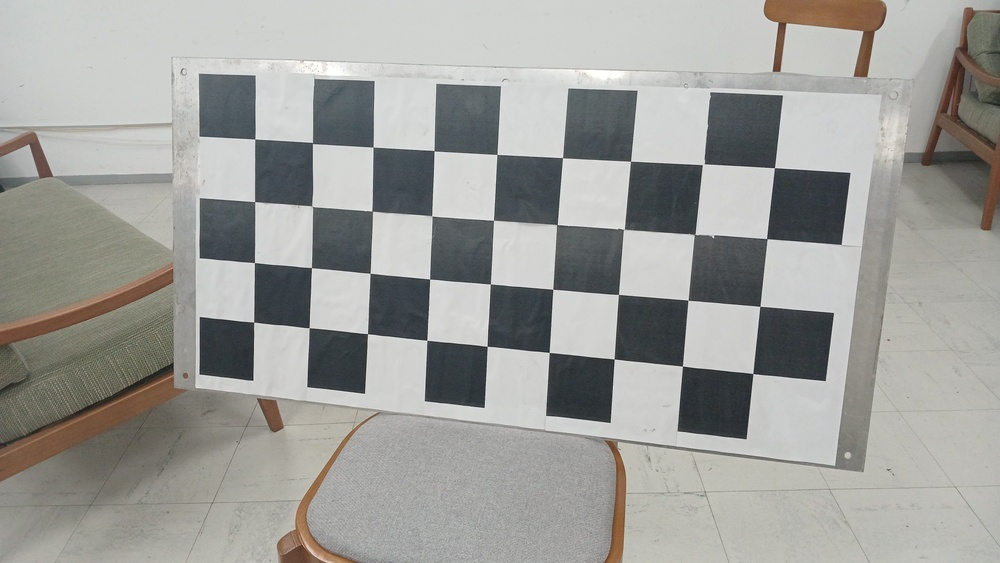
#> input picture img/20260924_192821.jpg, 1000 x 563 px, shrunk from 4080 x 2296 before the run; its folder holds only this picture in this run
$ python 01_detectar_pontos.py
#> lines starting #> are read from the running program, lines starting #| are printed output that depends on the picture; after the words box and inside, x2 and y2 are one past the last pixel; in counts of white or black regions, pixels touching at a corner belong together
import os
import glob
import cv2 as cv
import numpy as np

# Configurações do tabuleiro
PATTERN_SIZE = (9, 4)        # Cantos internos (largura, altura)
SQUARE_SIZE_MM = 90.0        # Tamanho do lado do quadrado em milímetros
IMG_DIR = "img"
OUTPUT_DIR = os.path.join("Resultados", "img_pontos")
CACHE_FILE = os.path.join("Resultados", "pontos_detectados.npz")


def main():
    os.makedirs(OUTPUT_DIR, exist_ok=True)
    images = sorted(glob.glob(os.path.join(IMG_DIR, "*.jpg")))

    if not images:
        print(f"Nenhuma imagem encontrada em '{IMG_DIR}/'.")
        return

    print(f"=== 01: DETECÇÃO DE PONTOS DO TABULEIRO ===")
    print(f"Imagens encontradas: {len(images)}")
    print(f"Tamanho do padrão: {PATTERN_SIZE[0]}x{PATTERN_SIZE[1]} cantos internos")
    print(f"Diretório de saída: {OUTPUT_DIR}\n")

    # Coordenadas 3D dos pontos no mundo real (Z = 0)
    objp = np.zeros((PATTERN_SIZE[0] * PATTERN_SIZE[1], 3), np.float32)
    objp[:, :2] = np.mgrid[0:PATTERN_SIZE[0], 0:PATTERN_SIZE[1]].T.reshape(-1, 2)
    objp *= SQUARE_SIZE_MM

    objpoints = []   # Pontos 3D no espaço do mundo real
    imgpoints = []   # Pontos 2D no plano da imagem
    valid_images = []
    img_shape = None

    for idx, fname in enumerate(images, start=1):
        basename = os.path.basename(fname)
        img = cv.imread(fname)
#> img is the input picture: shape (563, 1000, 3); mean B, G, R 154.1, 157.7, 157.6

        if img is None:
            print(f"[{idx:02d}/{len(images):02d}] FALHOU : {basename} (Erro ao ler arquivo)")
            continue

        gray = cv.cvtColor(img, cv.COLOR_BGR2GRAY)
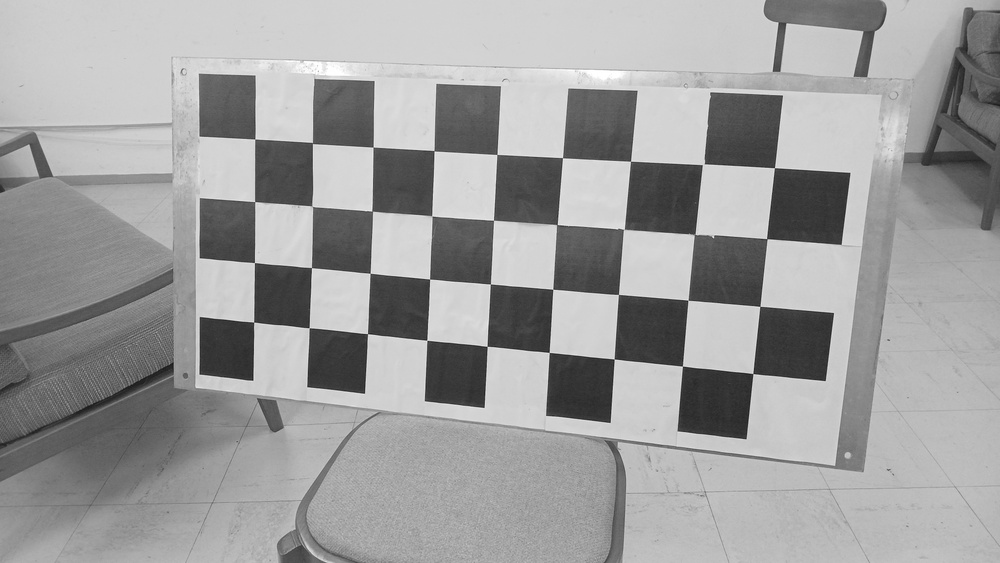
#> gray: shape (563, 1000); min 22, max 255, mean 157.3
        img_shape = gray.shape[::-1]
#> img_shape = (1000, 563)

        # Detector de alta precisão subpixel (Sector Based)
        ret, corners = cv.findChessboardCornersSB(
            gray,
            PATTERN_SIZE,
            flags=cv.CALIB_CB_EXHAUSTIVE + cv.CALIB_CB_ACCURACY
        )
#> ret = True; corners = 36 rows, first 8: [752.9, 373.5], [682.5, 366.1], [614.1, 359.1], [549.3, 352.4], [487.2, 346.1], [427, 340.2], [367.4, 333.7], [309.1, 327.7]

        if ret:
            objpoints.append(objp)
            imgpoints.append(corners)
            valid_images.append(basename)

            # Desenha os cantos detectados na imagem
            img_draw = img.copy()
            cv.drawChessboardCorners(img_draw, PATTERN_SIZE, corners, ret)
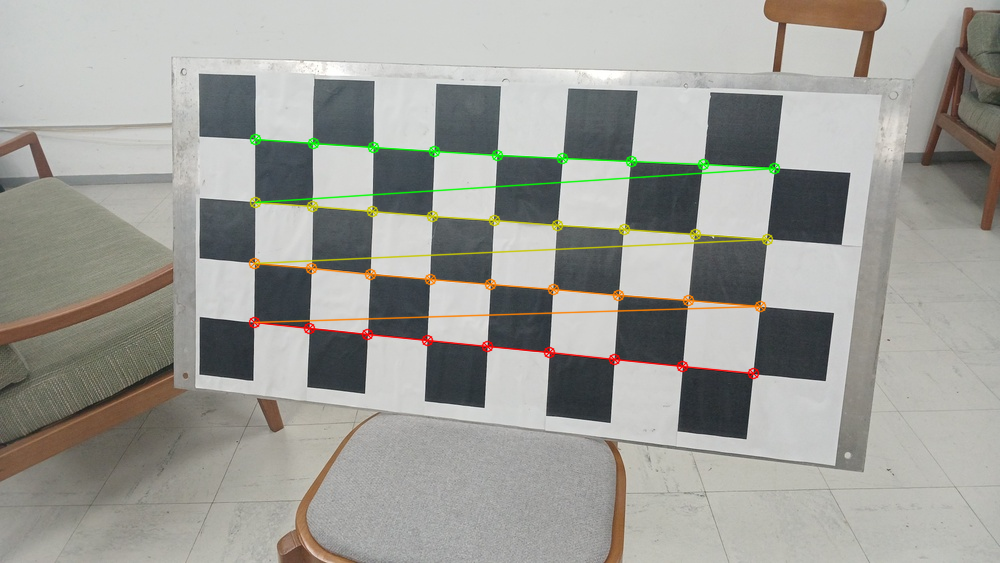
#> img_draw: shape (563, 1000, 3); 2.42% of pixels changed, all inside (x1, y1, x2, y2) = (248, 133, 781, 380)

            out_path = os.path.join(OUTPUT_DIR, basename)
            cv.imwrite(out_path, img_draw)
            print(f"[{idx:02d}/{len(images):02d}] OK     : {basename} -> Salvo em {out_path}")
        else:
            print(f"[{idx:02d}/{len(images):02d}] FALHOU : {basename}")

    print(f"\nResumo: {len(objpoints)} de {len(images)} imagens aproveitadas com sucesso.")

    # Salva cache dos pontos para acelerar o cálculo das matrizes
    if objpoints:
        np.savez_compressed(
            CACHE_FILE,
            objpoints=np.array(objpoints, dtype=object),
            imgpoints=np.array(imgpoints, dtype=object),
            valid_images=np.array(valid_images),
            img_shape=np.array(img_shape)
        )
        print(f"Cache de pontos salvo em: {CACHE_FILE}")


if __name__ == "__main__":
    main()

$ run again, on img/20260924_192828.jpg
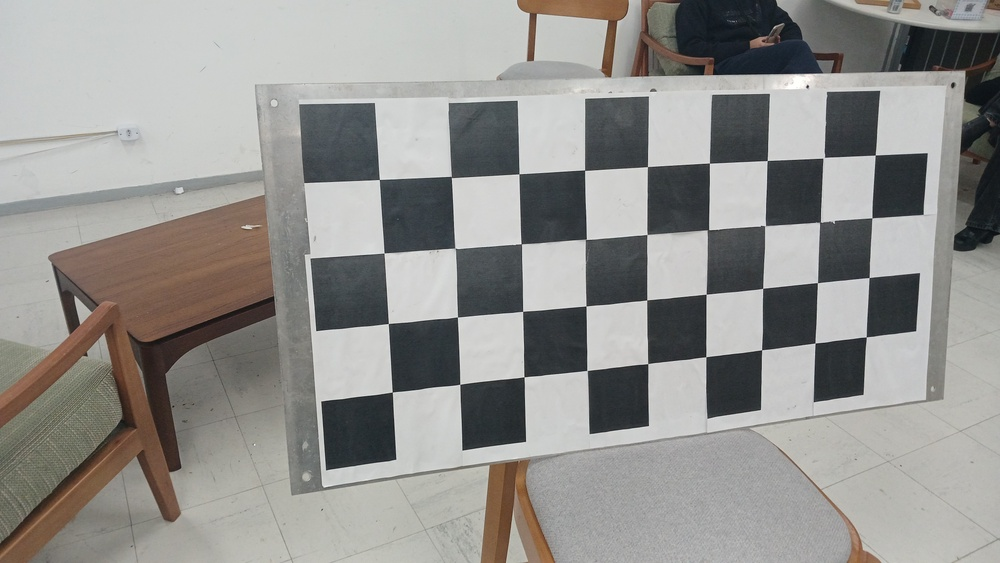
#> input picture img/20260924_192828.jpg, 1000 x 563 px, shrunk from 4080 x 2296 before the run
#> in main, img is the input picture: shape (563, 1000, 3); mean B, G, R 142.8, 145.8, 146.9
#> in main, `gray = cv.cvtColor(img, cv.COLOR_BGR2GRAY)`:
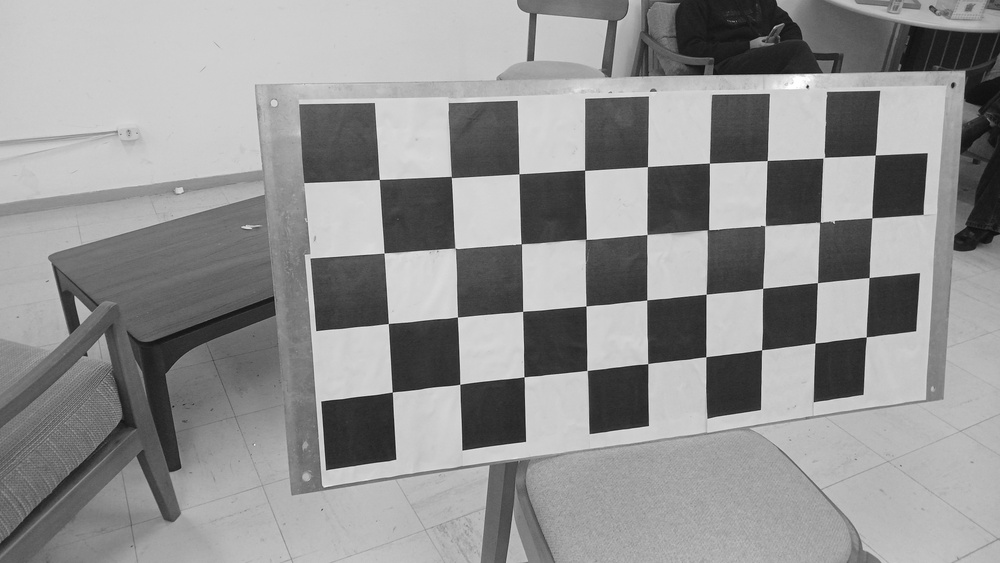
#> gray: shape (563, 1000); min 12, max 255, mean 145.8
#> ret = True; corners = 36 rows, first 8: [866.1, 336.8], [815, 343.1], [761.6, 350], [705.9, 356.7], [647.9, 363.3], [587.2, 370.3], [524, 376.9], [459.8, 384.2]
#> in main, `cv.drawChessboardCorners(img_draw, PATTERN_SIZE, corners, ret)`:
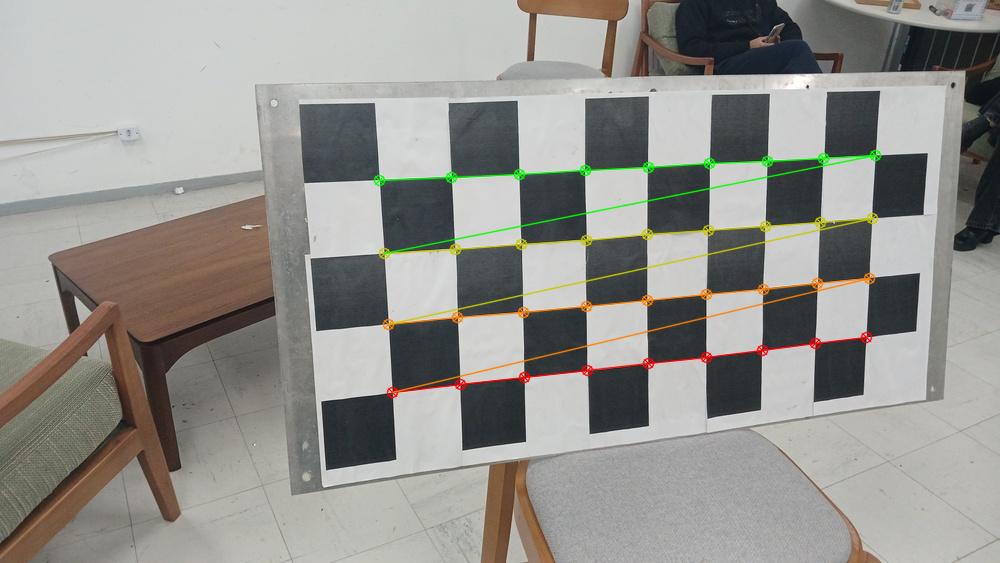
#> img_draw: shape (563, 1000, 3); 2.33% of pixels changed, all inside (x1, y1, x2, y2) = (373, 149, 882, 399)

$ run again, on img/20260924_192829.jpg
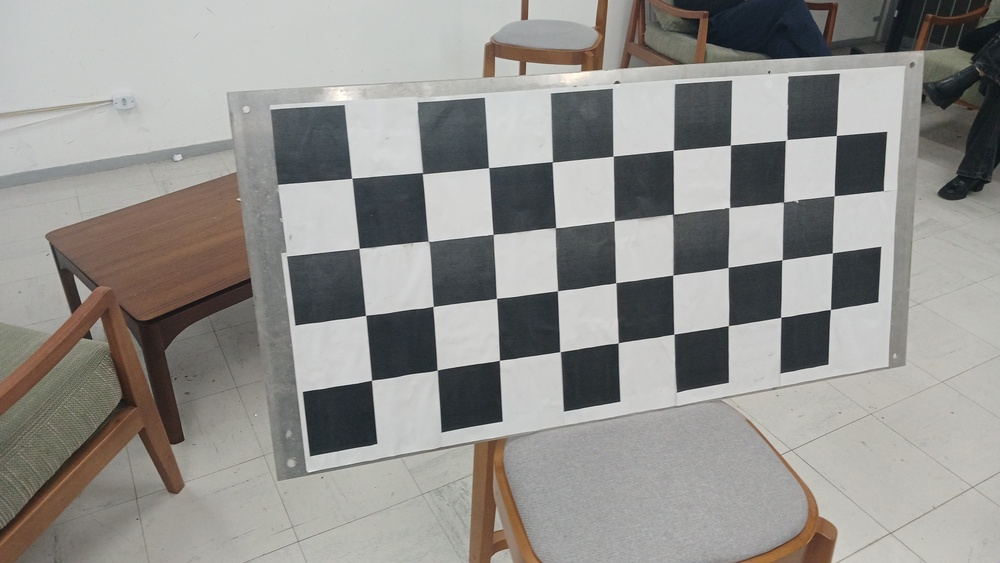
#> input picture img/20260924_192829.jpg, 1000 x 563 px, shrunk from 4080 x 2296 before the run
#> in main, img is the input picture: shape (563, 1000, 3); mean B, G, R 141.8, 145.2, 146.6
#> in main, `gray = cv.cvtColor(img, cv.COLOR_BGR2GRAY)`:
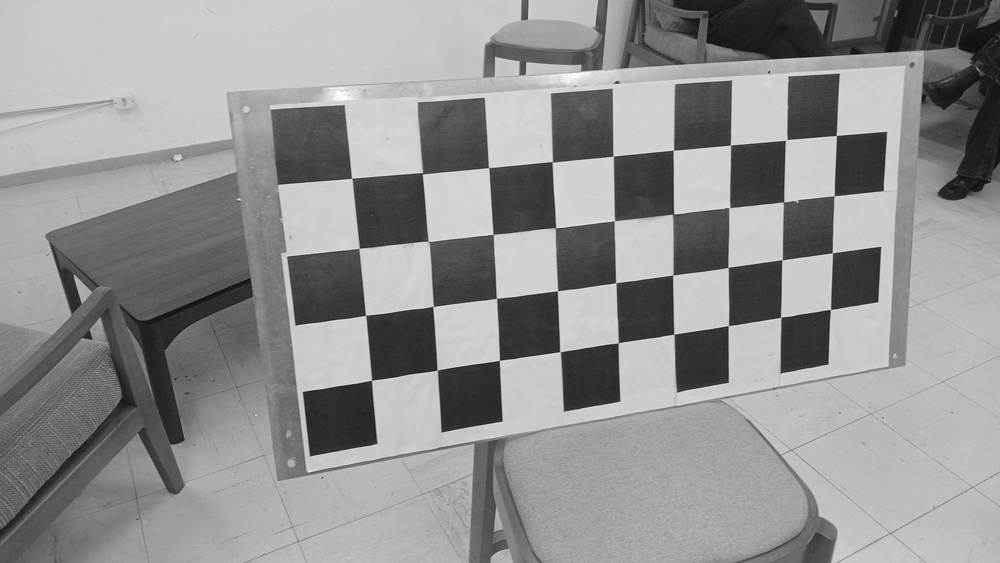
#> gray: shape (563, 1000); min 13, max 254, mean 145.2
#> ret = True; corners = 36 rows, first 8: [830.4, 309.4], [780.8, 317.4], [728.3, 325.8], [674, 334.1], [618.2, 342.5], [560.2, 351.6], [499.4, 360.4], [437.1, 370.1]
#> in main, `cv.drawChessboardCorners(img_draw, PATTERN_SIZE, corners, ret)`:
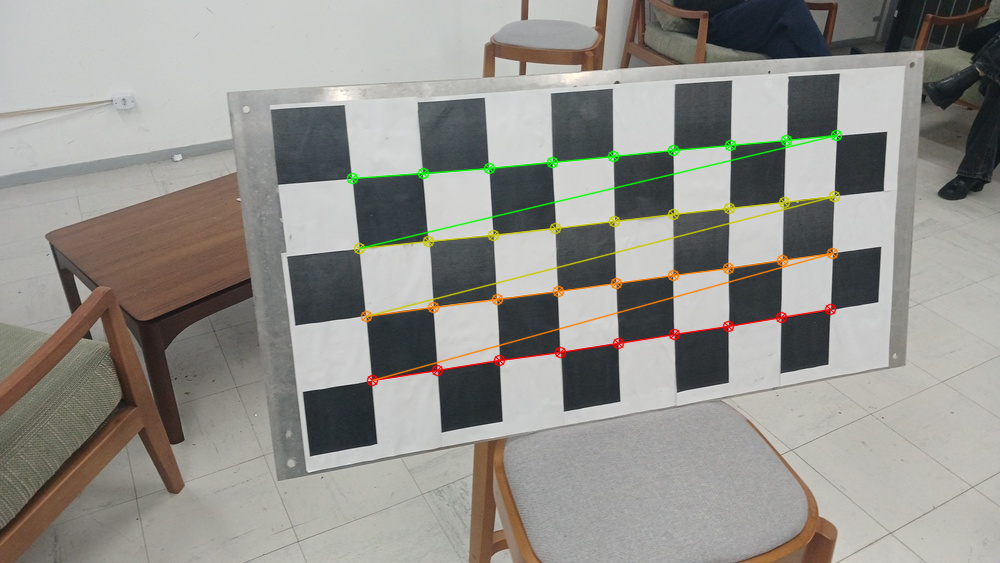
#> img_draw: shape (563, 1000, 3); 2.27% of pixels changed, all inside (x1, y1, x2, y2) = (346, 129, 843, 387)

$ run again, on img/20260924_192830.jpg
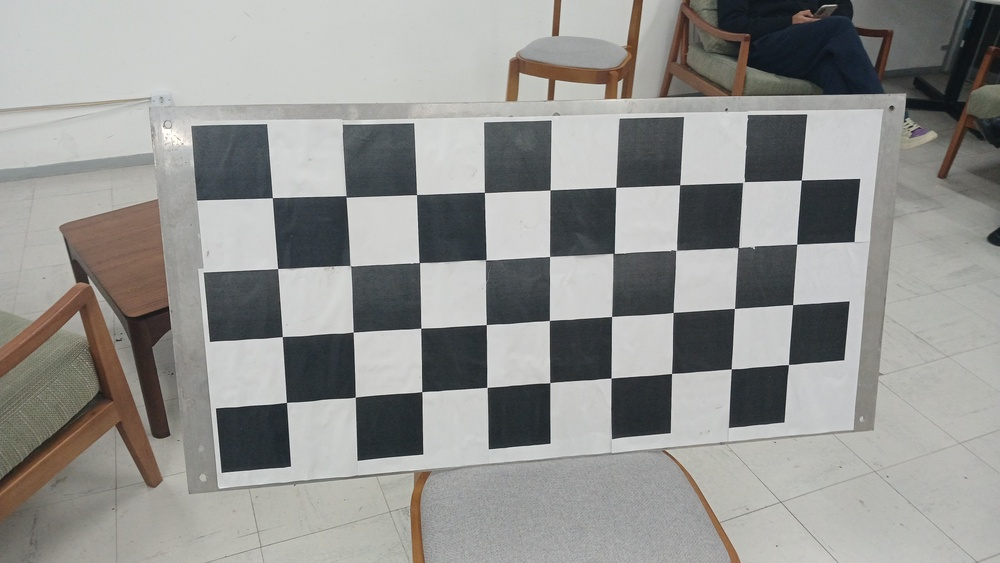
#> input picture img/20260924_192830.jpg, 1000 x 563 px, shrunk from 4080 x 2296 before the run
#> in main, img is the input picture: shape (563, 1000, 3); mean B, G, R 144.5, 147.2, 147.1
#> in main, `gray = cv.cvtColor(img, cv.COLOR_BGR2GRAY)`:
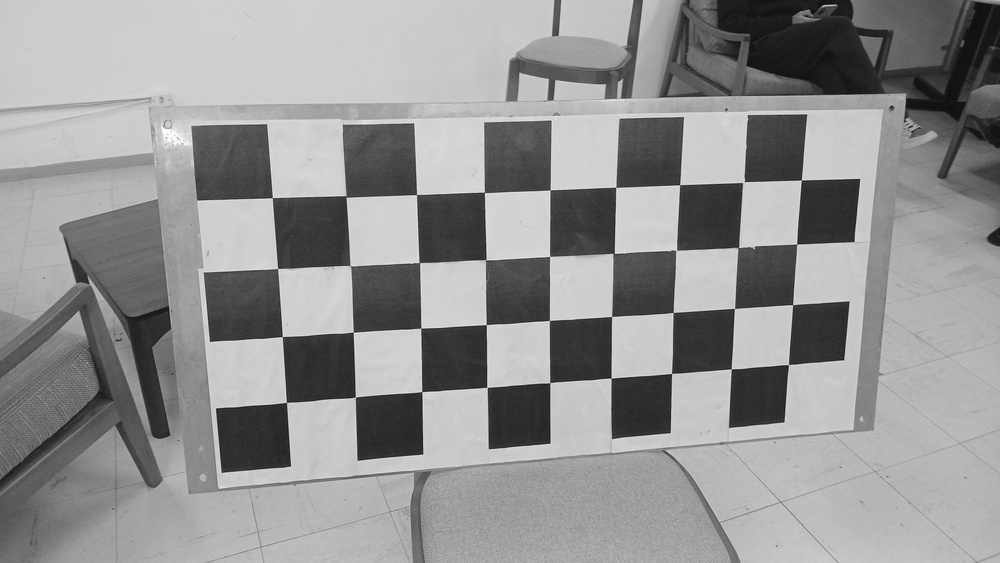
#> gray: shape (563, 1000); min 12, max 254, mean 146.8
#> ret = True; corners = 36 rows, first 8: [788.4, 364.4], [731.3, 369], [671.6, 373.6], [611.2, 378], [550, 382.3], [487.1, 387.3], [421.8, 391.8], [355.3, 397.1]
#> in main, `cv.drawChessboardCorners(img_draw, PATTERN_SIZE, corners, ret)`:
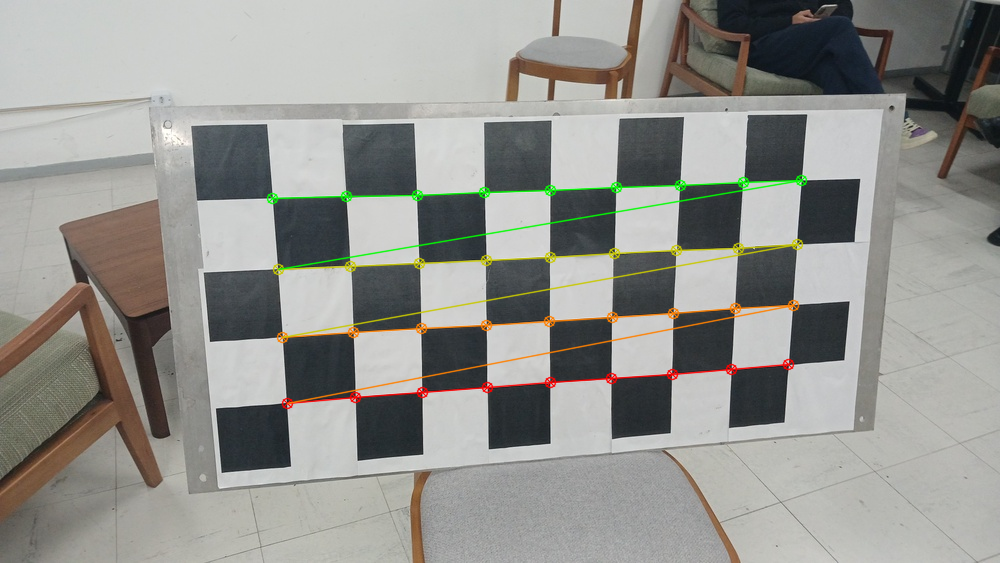
#> img_draw: shape (563, 1000, 3); 2.44% of pixels changed, all inside (x1, y1, x2, y2) = (266, 174, 808, 410)

$ run again, on img/20260924_192823.jpg
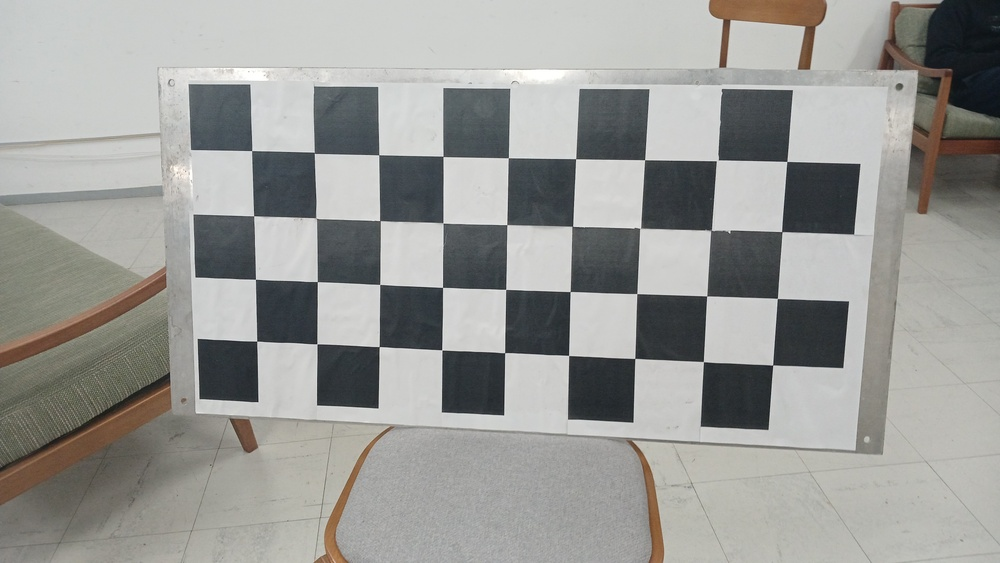
#> input picture img/20260924_192823.jpg, 1000 x 563 px, shrunk from 4080 x 2296 before the run
#> in main, img is the input picture: shape (563, 1000, 3); mean B, G, R 150.5, 153.7, 153.4
#> in main, `gray = cv.cvtColor(img, cv.COLOR_BGR2GRAY)`:
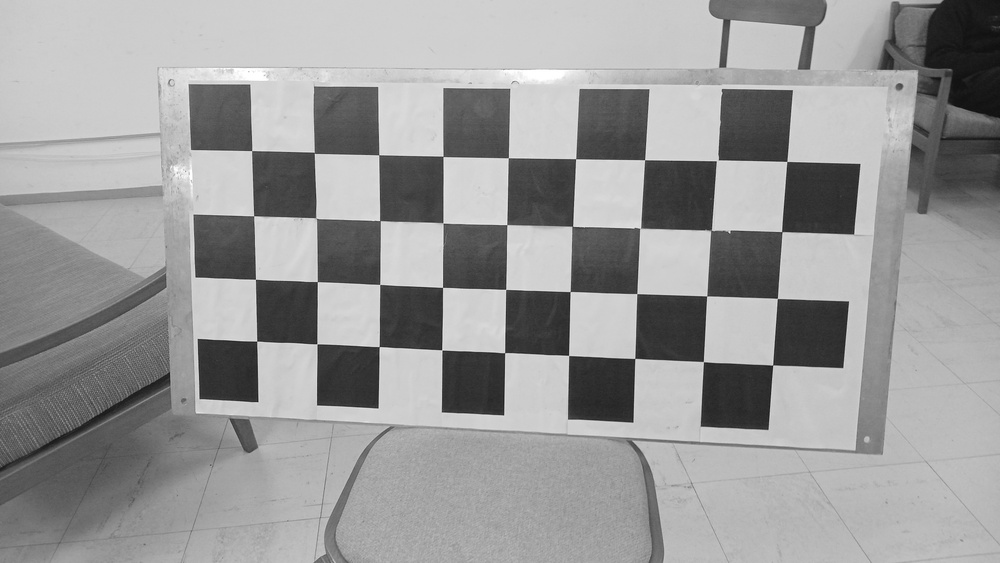
#> gray: shape (563, 1000); min 13, max 255, mean 153.3
#> ret = True; corners = 36 rows, first 8: [772.8, 364.8], [703.4, 361.7], [634.8, 358.6], [568.8, 355.4], [504.7, 352.5], [441.9, 349.9], [379.1, 346.7], [316.9, 343.8]
#> in main, `cv.drawChessboardCorners(img_draw, PATTERN_SIZE, corners, ret)`:
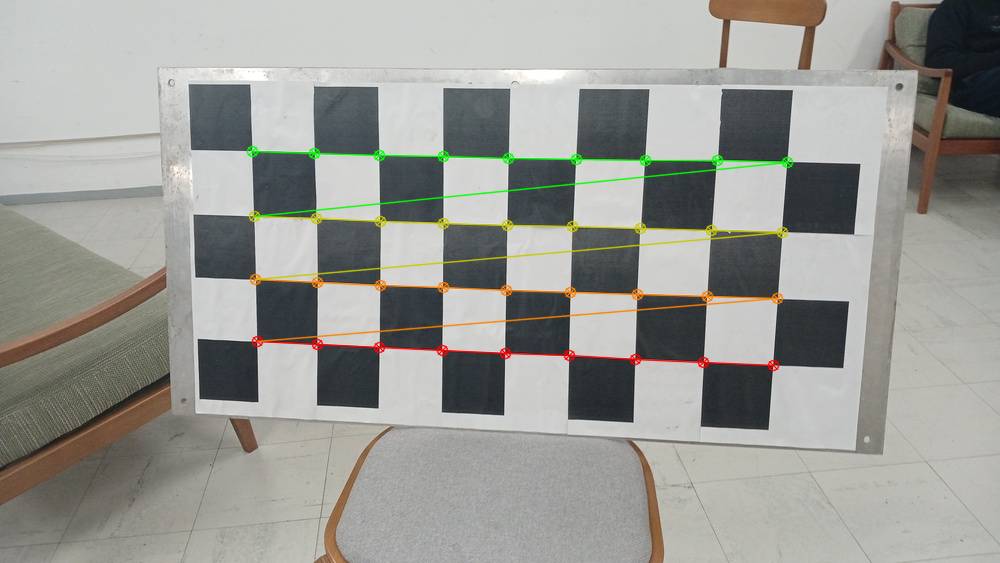
#> img_draw: shape (563, 1000, 3); 2.48% of pixels changed, all inside (x1, y1, x2, y2) = (246, 145, 794, 372)
